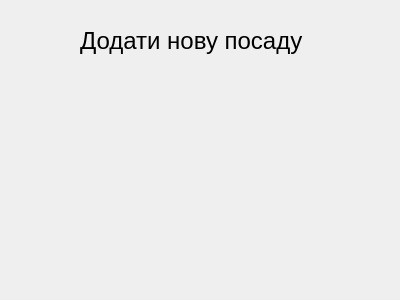
<?xml version="1.0" encoding="UTF-8"?>
<ui version="4.0">
 <class>add_new_job</class>
 <widget class="QWidget" name="add_new_job">
  <property name="geometry">
   <rect>
    <x>0</x>
    <y>0</y>
    <width>400</width>
    <height>300</height>
   </rect>
  </property>
  <property name="windowTitle">
   <string>Form</string>
  </property>
  <widget class="QLabel" name="new_job_label">
   <property name="geometry">
    <rect>
     <x>80</x>
     <y>10</y>
     <width>231</width>
     <height>61</height>
    </rect>
   </property>
   <property name="font">
    <font>
     <pointsize>18</pointsize>
    </font>
   </property>
   <property name="text">
    <string>Додати нову посаду</string>
   </property>
  </widget>
 </widget>
 <resources/>
 <connections/>
</ui>
